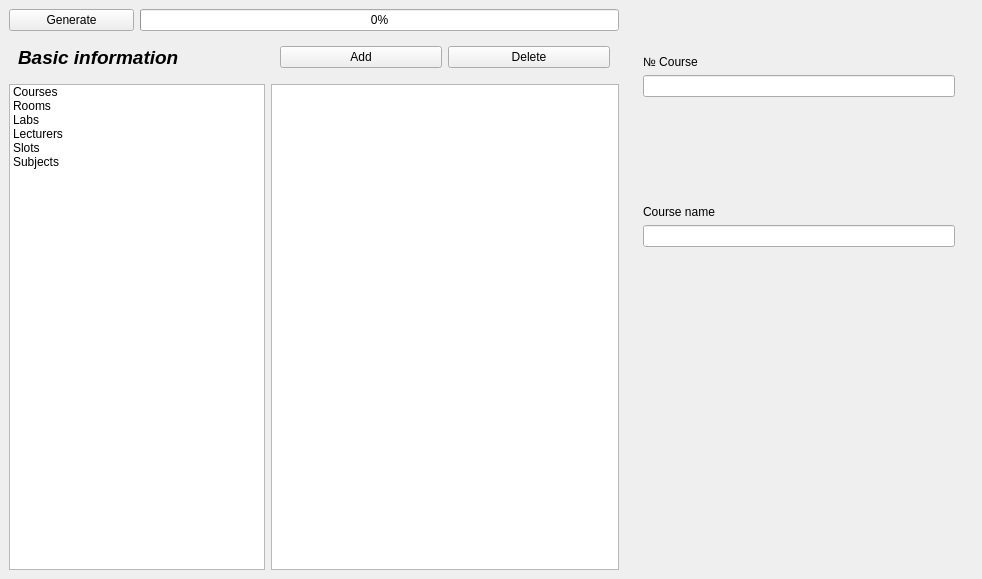
<?xml version="1.0" encoding="UTF-8"?>
<ui version="4.0">
 <class>MainWindow</class>
 <widget class="QMainWindow" name="MainWindow">
  <property name="enabled">
   <bool>true</bool>
  </property>
  <property name="geometry">
   <rect>
    <x>0</x>
    <y>0</y>
    <width>982</width>
    <height>579</height>
   </rect>
  </property>
  <property name="minimumSize">
   <size>
    <width>982</width>
    <height>579</height>
   </size>
  </property>
  <property name="windowTitle">
   <string>MainWindow</string>
  </property>
  <widget class="QWidget" name="centralwidget">
   <layout class="QVBoxLayout" name="verticalLayout">
    <item>
     <layout class="QGridLayout" name="gridLayout_2">
      <item row="2" column="2">
       <widget class="QListWidget" name="listWidgetIntermediate">
        <property name="lineWidth">
         <number>1</number>
        </property>
       </widget>
      </item>
      <item row="2" column="0" colspan="2">
       <widget class="QListWidget" name="listWidgetBasic">
        <property name="lineWidth">
         <number>1</number>
        </property>
        <item>
         <property name="text">
          <string>Courses</string>
         </property>
        </item>
        <item>
         <property name="text">
          <string>Rooms</string>
         </property>
        </item>
        <item>
         <property name="text">
          <string>Labs</string>
         </property>
        </item>
        <item>
         <property name="text">
          <string>Lecturers</string>
         </property>
        </item>
        <item>
         <property name="text">
          <string>Slots</string>
         </property>
        </item>
        <item>
         <property name="text">
          <string>Subjects</string>
         </property>
        </item>
       </widget>
      </item>
      <item row="0" column="3">
       <spacer name="horizontalSpacer">
        <property name="orientation">
         <enum>Qt::Horizontal</enum>
        </property>
        <property name="sizeHint" stdset="0">
         <size>
          <width>288</width>
          <height>20</height>
         </size>
        </property>
       </spacer>
      </item>
      <item row="1" column="3" rowspan="2">
       <widget class="QWidget" name="widget" native="true">
        <property name="minimumSize">
         <size>
          <width>250</width>
          <height>0</height>
         </size>
        </property>
        <layout class="QHBoxLayout" name="horizontalLayout_2">
         <item>
          <widget class="QStackedWidget" name="stackedWidget">
           <property name="currentIndex">
            <number>0</number>
           </property>
           <widget class="QWidget" name="page_Course">
            <layout class="QVBoxLayout" name="verticalLayout_2">
             <item>
              <widget class="QLabel" name="label_2">
               <property name="text">
                <string>№ Course</string>
               </property>
              </widget>
             </item>
             <item>
              <widget class="QLineEdit" name="lineEdit_noCourse">
               <property name="readOnly">
                <bool>true</bool>
               </property>
              </widget>
             </item>
             <item>
              <spacer name="verticalSpacer_2">
               <property name="orientation">
                <enum>Qt::Vertical</enum>
               </property>
               <property name="sizeHint" stdset="0">
                <size>
                 <width>20</width>
                 <height>40</height>
                </size>
               </property>
              </spacer>
             </item>
             <item>
              <widget class="QLabel" name="label_9">
               <property name="text">
                <string>Course name</string>
               </property>
              </widget>
             </item>
             <item>
              <widget class="QLineEdit" name="lineEdit_courseName"/>
             </item>
             <item>
              <spacer name="verticalSpacer_9">
               <property name="orientation">
                <enum>Qt::Vertical</enum>
               </property>
               <property name="sizeHint" stdset="0">
                <size>
                 <width>20</width>
                 <height>40</height>
                </size>
               </property>
              </spacer>
             </item>
             <item>
              <spacer name="verticalSpacer_10">
               <property name="orientation">
                <enum>Qt::Vertical</enum>
               </property>
               <property name="sizeHint" stdset="0">
                <size>
                 <width>20</width>
                 <height>40</height>
                </size>
               </property>
              </spacer>
             </item>
             <item>
              <spacer name="verticalSpacer_5">
               <property name="orientation">
                <enum>Qt::Vertical</enum>
               </property>
               <property name="sizeHint" stdset="0">
                <size>
                 <width>20</width>
                 <height>40</height>
                </size>
               </property>
              </spacer>
             </item>
            </layout>
           </widget>
           <widget class="QWidget" name="page_Room">
            <layout class="QVBoxLayout" name="verticalLayout_6">
             <item>
              <widget class="QLabel" name="label_5">
               <property name="text">
                <string>Room</string>
               </property>
              </widget>
             </item>
            </layout>
           </widget>
           <widget class="QWidget" name="page_Lab">
            <layout class="QVBoxLayout" name="verticalLayout_5">
             <item>
              <widget class="QLabel" name="label_3">
               <property name="text">
                <string>Lab</string>
               </property>
              </widget>
             </item>
            </layout>
           </widget>
           <widget class="QWidget" name="page_Lecturer">
            <layout class="QVBoxLayout" name="verticalLayout_3">
             <item>
              <widget class="QLabel" name="label_4">
               <property name="text">
                <string>Lecturer</string>
               </property>
              </widget>
             </item>
            </layout>
           </widget>
           <widget class="QWidget" name="page_Slot">
            <layout class="QVBoxLayout" name="verticalLayout_7">
             <item>
              <widget class="QLabel" name="label_6">
               <property name="text">
                <string>Slot</string>
               </property>
              </widget>
             </item>
            </layout>
           </widget>
           <widget class="QWidget" name="page_Suject">
            <layout class="QVBoxLayout" name="verticalLayout_8">
             <item>
              <widget class="QLabel" name="label_7">
               <property name="text">
                <string>Subject</string>
               </property>
              </widget>
             </item>
            </layout>
           </widget>
           <widget class="QWidget" name="page_vide">
            <layout class="QHBoxLayout" name="horizontalLayout_7">
             <item>
              <widget class="QLabel" name="label_8">
               <property name="text">
                <string/>
               </property>
              </widget>
             </item>
            </layout>
           </widget>
          </widget>
         </item>
        </layout>
       </widget>
      </item>
      <item row="0" column="1" colspan="2">
       <widget class="QProgressBar" name="progressBar">
        <property name="value">
         <number>0</number>
        </property>
       </widget>
      </item>
      <item row="0" column="0">
       <widget class="QPushButton" name="btnGenerate">
        <property name="text">
         <string>Generate</string>
        </property>
       </widget>
      </item>
      <item row="1" column="0" colspan="2">
       <widget class="QWidget" name="widget_2" native="true">
        <layout class="QGridLayout" name="gridLayout">
         <item row="0" column="0">
          <widget class="QLabel" name="label">
           <property name="text">
            <string>&lt;html&gt;&lt;head/&gt;&lt;body&gt;&lt;p&gt;&lt;span style=&quot; font-size:14pt; font-weight:700; font-style:italic;&quot;&gt;Basic information&lt;/span&gt;&lt;/p&gt;&lt;/body&gt;&lt;/html&gt;</string>
           </property>
          </widget>
         </item>
        </layout>
       </widget>
      </item>
      <item row="1" column="2">
       <widget class="QWidget" name="widget_3" native="true">
        <layout class="QHBoxLayout" name="horizontalLayout">
         <item>
          <widget class="QPushButton" name="btnAdd">
           <property name="text">
            <string>Add</string>
           </property>
          </widget>
         </item>
         <item>
          <widget class="QPushButton" name="btnDelete">
           <property name="text">
            <string>Delete</string>
           </property>
          </widget>
         </item>
        </layout>
       </widget>
      </item>
     </layout>
    </item>
   </layout>
  </widget>
 </widget>
 <resources/>
 <connections/>
</ui>
